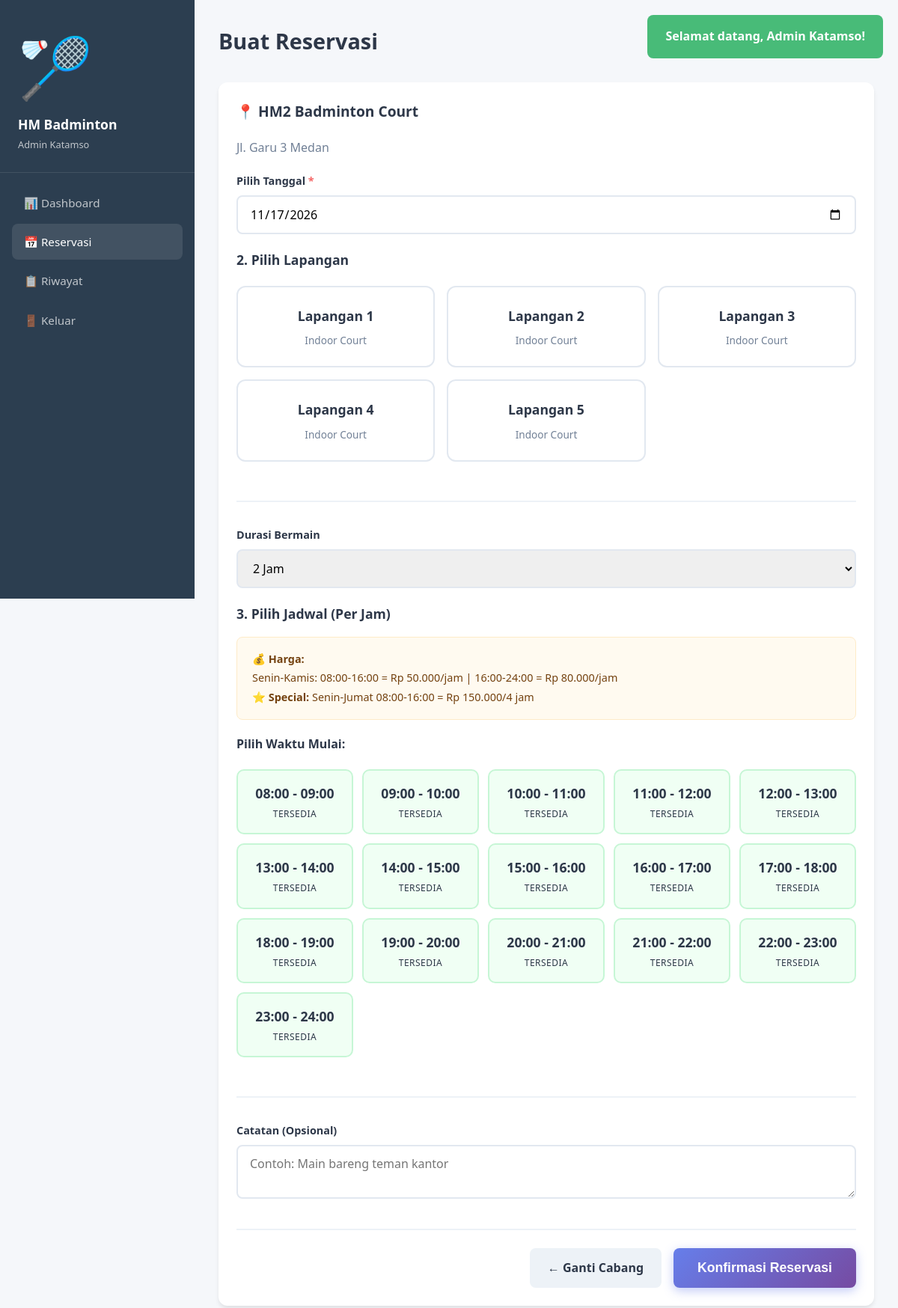
The app's page /reservasi.php?cabang=2 (signed in) with its own data.
### tables this page shows
CREATE TABLE IF NOT EXISTS cabang (
    id INT AUTO_INCREMENT PRIMARY KEY,
    nama VARCHAR(100) NOT NULL COMMENT 'Nama cabang',
    alamat VARCHAR(255) NOT NULL COMMENT 'Alamat lengkap cabang',
    jumlah_lapangan INT NOT NULL DEFAULT 0 COMMENT 'Jumlah lapangan di cabang',
    no_telepon VARCHAR(20) DEFAULT NULL COMMENT 'Nomor telepon cabang',
    created_at TIMESTAMP DEFAULT CURRENT_TIMESTAMP,
    
    INDEX idx_nama (nama)
);

CREATE TABLE IF NOT EXISTS lapangan (
    id INT AUTO_INCREMENT PRIMARY KEY,
    cabang_id INT NOT NULL COMMENT 'ID cabang pemilik lapangan',
    nama VARCHAR(50) NOT NULL COMMENT 'Nama lapangan (Lapangan 1, 2, dst)',
    tipe ENUM('indoor', 'outdoor') DEFAULT 'indoor' COMMENT 'Tipe lapangan',
    status ENUM('tersedia', 'perawatan', 'tidak_aktif') DEFAULT 'tersedia' COMMENT 'Status ketersediaan',
    
    FOREIGN KEY (cabang_id) REFERENCES cabang(id) ON DELETE CASCADE,
    INDEX idx_cabang (cabang_id),
    INDEX idx_status (status)
);

### functions.php (called while the page is built, shortened)
<?php
function getCabang() {
    $db = getDB();
    return $db->query("SELECT * FROM cabang ORDER BY id")->fetchAll(PDO::FETCH_ASSOC);
}
function getLapanganByCabang($cabang_id) {
    $db = getDB();
    $stmt = $db->prepare("SELECT * FROM lapangan WHERE cabang_id = ? AND status = 'tersedia'");
    $stmt->execute([$cabang_id]);
    return $stmt->fetchAll(PDO::FETCH_ASSOC);
}

### reservasi.php (the view, shortened to what this page needs)
<?php
require_once 'functions.php';
$cabang_id = isset($_GET['cabang']) ? (int)$_GET['cabang'] : 0;
$cabang = getCabang();
$selected_cabang = null;
$lapangan = [];
if ($cabang_id > 0) {
    foreach ($cabang as $c) {
        if ($c['id'] == $cabang_id) {
            $selected_cabang = $c;
            break;
        }
    }
    $lapangan = getLapanganByCabang($cabang_id);
}
require_once 'header.php';
?>
<div class="dashboard-layout">
    <aside class="sidebar">
        <div class="sidebar-brand">
            <span class="brand-icon">🏸</span>
            <div>
                <h3>HM Badminton</h3>
                <small><?php echo $_SESSION['nama']; ?></small>
            </div>
        </div>
        <nav class="sidebar-nav">
            <a href="dashboard.php" class="nav-item">📊 Dashboard</a>
            <a href="reservasi.php" class="nav-item active">📅 Reservasi</a>
            <a href="riwayat.php" class="nav-item">📋 Riwayat</a>
            <a href="logout.php" class="nav-item">🚪 Keluar</a>
        </nav>
    </aside>
    <main class="main-content">
        <header class="page-header">
            <h1>Buat Reservasi</h1>
        </header>
        <?php if (!$selected_cabang): ?>
        <div class="content-section">
            <h2>1. Pilih Cabang</h2>
            <div class="cabang-grid">
                <?php foreach ($cabang as $c): ?>
                <a href="reservasi.php?cabang=<?php echo $c['id']; ?>" class="cabang-card-link">
                    <div class="cabang-card">
                        <h3><?php echo $c['nama']; ?></h3>
                        <p class="cabang-alamat">📍 <?php echo $c['alamat']; ?></p>
                        <p class="cabang-lapangan"><?php echo $c['jumlah_lapangan']; ?> Lapangan Indoor</p>
                        <button class="btn btn-primary btn-full" style="margin-top:15px;">
                            Pilih Cabang Ini
                        </button>
                    </div>
                </a>
                <?php endforeach; ?>
            </div>
        </div>
        <?php else: ?>
        <div class="content-section">
            <h2>📍 <?php echo $selected_cabang['nama']; ?></h2>
            <p style="color:#718096; margin-bottom:20px;"><?php echo $selected_cabang['alamat']; ?></p>
            <form method="POST" action="reservasi.php?cabang=<?php echo $cabang_id; ?>">
                <div class="form-group">
                    <label>Pilih Tanggal <span class="required">*</span></label>
                    <input type="date" name="tanggal" required
                           min="<?php echo date('Y-m-d'); ?>"
                           value="<?php echo date('Y-m-d'); ?>">
                </div>
                <div class="form-section">
                    <h3>2. Pilih Lapangan</h3>
                    <div class="lapangan-grid">
                        <?php foreach ($lapangan as $l): ?>
                        <label class="lapangan-option">
                            <div class="lapangan-card">
                                <h4><?php echo $l['nama']; ?></h4>
                                <p>Indoor Court</p>
                            </div>
                        </label>
                        <?php endforeach; ?>
                    </div>
                </div>
                <div class="form-group">
                    <label>Durasi Bermain</label>
                    <select name="durasi" required>
                        <option value="2" selected>2 Jam</option>
                    </select>
                </div>
                <div class="form-section">
                    <h3>3. Pilih Jadwal (Per Jam)</h3>
                    <div class="info-harga">
                        <strong>💰 Harga:</strong><br>
                        <?php
                        $hari_ini = date('N');
                        if ($hari_ini >= 1 && $hari_ini <= 4) {
                            echo 'Senin-Kamis: 08:00-16:00 = Rp 50.000/jam | 16:00-24:00 = Rp 80.000/jam';
                        } else {
                            echo 'Jumat-Minggu & Tgl Merah: Rp 80.000/jam';
                        }
                        if ($cabang_id == 2) {
                            echo '<br><strong>⭐ Special:</strong> Senin-Jumat 08:00-16:00 = Rp 150.000/4 jam';
                        }
                        ?>
                    </div>
                    <label style="font-weight:600; margin-bottom:12px; display:block;">Pilih Waktu Mulai:</label>
                    <div class="jadwal-grid">
                        <?php
                        for ($i = 8; $i <= 23; $i++):
                            $jam_mulai = sprintf('%02d:00', $i);
                            $jam_selesai = sprintf('%02d:00', $i + 1);
                            $tersedia = true;
                        ?>
                        <label class="jadwal-slot <?php echo $tersedia ? 'tersedia' : 'booked'; ?>">
                            <span class="jadwal-slot-inner">
                                <span class="jam-display"><?php echo $jam_mulai; ?> - <?php echo $jam_selesai; ?></span>
                                <span class="status-display"><?php echo $tersedia ? 'Tersedia' : 'Booked'; ?></span>
                            </span>
                        </label>
                        <?php endfor; ?>
                    </div>
                </div>
                <div class="form-group">
                    <label>Catatan (Opsional)</label>
                    <textarea name="catatan" rows="2" placeholder="Contoh: Main bareng teman kantor"></textarea>
                </div>
                <div class="form-actions">
                    <a href="reservasi.php" class="btn btn-secondary">← Ganti Cabang</a>
                    <button type="submit" name="submit_reservasi" class="btn btn-primary btn-lg">
                        Konfirmasi Reservasi
                    </button>
                </div>
            </form>
        </div>
        <?php endif; ?>
    </main>
</div>
<?php require_once 'footer.php'; ?>

### style.css (style rules this page uses)
* { margin: 0; padding: 0; box-sizing: border-box; }
body { font-family: 'Segoe UI', Tahoma, Geneva, Verdana, sans-serif; background: #f5f7fa; color: #2d3748; line-height: 1.6; }
.brand-icon { font-size: 5em; margin-bottom: 20px; }
.form-group { margin-bottom: 20px; }
.form-group label { display: block; margin-bottom: 8px; font-weight: 600; color: #2d3748; font-size: 0.9em; }
.form-group input, .form-group select, .form-group textarea { width: 100%; padding: 12px 16px; border: 2px solid #e2e8f0; border-radius: 8px; font-size: 1em; transition: all 0.2s; font-family: inherit; }
.required { color: #f56565; }
.btn { display: inline-flex; align-items: center; justify-content: center; gap: 8px; padding: 12px 24px; border: none; border-radius: 8px; font-size: 1em; font-weight: 600; cursor: pointer; transition: all 0.2s; text-decoration: none; }
.btn-primary { background: linear-gradient(135deg, #667eea 0%, #764ba2 100%); color: white; box-shadow: 0 4px 14px rgba(102, 126, 234, 0.4); }
.btn-secondary { background: #edf2f7; color: #2d3748; }
.btn-lg { padding: 16px 32px; font-size: 1.1em; }
.dashboard-layout { display: flex; min-height: 100vh; }
.sidebar { width: 260px; background: #2c3e50; color: white; position: fixed; height: 100vh; overflow-y: auto; z-index: 100; }
.sidebar-brand { padding: 24px; border-bottom: 1px solid rgba(255,255,255,0.1); }
.sidebar-brand h3 { font-size: 1.1em; margin: 0; }
.sidebar-brand small { opacity: 0.7; font-size: 0.8em; }
.sidebar-nav { padding: 16px; display: flex; flex-direction: column; gap: 4px; }
.nav-item { display: flex; align-items: center; gap: 12px; padding: 12px 16px; color: rgba(255,255,255,0.7); text-decoration: none; border-radius: 8px; transition: all 0.2s; font-size: 0.95em; }
.nav-item:hover, .nav-item.active { background: rgba(255,255,255,0.1); color: white; }
.main-content { flex: 1; margin-left: 260px; padding: 32px; background: #f5f7fa; min-height: 100vh; }
.page-header { margin-bottom: 32px; }
.page-header h1 { font-size: 1.8em; font-weight: 700; color: #2d3748; }
.content-section { background: white; border-radius: 12px; padding: 24px; margin-bottom: 24px; box-shadow: 0 4px 6px -1px rgba(0,0,0,0.1); }
.content-section h2 { font-size: 1.2em; margin-bottom: 20px; color: #2d3748; }
.lapangan-grid { display: grid; grid-template-columns: repeat(auto-fit, minmax(200px, 1fr)); gap: 16px; margin: 20px 0; }
.lapangan-option { cursor: pointer; }
.lapangan-card { border: 2px solid #e2e8f0; border-radius: 12px; padding: 24px; text-align: center; transition: all 0.2s; background: white; }
.lapangan-card h4 { margin-bottom: 8px; color: #2d3748; font-size: 1.1em; }
.lapangan-card p { color: #718096; font-size: 0.85em; }
.info-harga { background: #fffaf0; border: 1px solid #feebc8; padding: 16px 20px; border-radius: 8px; margin-bottom: 20px; font-size: 0.9em; color: #744210; line-height: 1.8; }
.jadwal-grid { display: grid; grid-template-columns: repeat(auto-fill, minmax(140px, 1fr)); gap: 12px; margin: 20px 0; }
.jadwal-slot { position: relative; cursor: pointer; }
.jadwal-slot-inner { display: block; border: 2px solid #e2e8f0; border-radius: 10px; padding: 16px 12px; text-align: center; transition: all 0.2s; background: white; }
.jadwal-slot.tersedia .jadwal-slot-inner { border-color: #c6f6d5; background: #f0fff4; }
.jam-display { display: block; font-weight: 700; font-size: 1.1em; margin-bottom: 4px; }
.status-display { display: block; font-size: 0.75em; text-transform: uppercase; letter-spacing: 0.5px; }
.form-section { margin-bottom: 32px; padding-bottom: 32px; border-bottom: 2px solid #edf2f7; }
.form-section h3 { font-size: 1.1em; margin-bottom: 16px; color: #2d3748; font-weight: 700; }
.form-actions { display: flex; gap: 16px; justify-content: flex-end; margin-top: 32px; padding-top: 24px; border-top: 2px solid #edf2f7; }

### records on screen
cabang: nama "HM2 Badminton Court", alamat "Jl. Garu 3 Medan"
lapangan: nama "Lapangan 1"
lapangan: nama "Lapangan 2"
lapangan: nama "Lapangan 3"
lapangan: nama "Lapangan 4"
lapangan: nama "Lapangan 5"

### other values on screen
$flash['message'] "Selamat datang, Admin Katamso!"
$_SESSION['nama'] "Admin Katamso"
$jam_mulai "08:00"
$jam_selesai "09:00"
$jam_mulai "09:00"
$jam_selesai "10:00"
$jam_mulai "10:00"
$jam_selesai "11:00"
$jam_mulai "11:00"
$jam_selesai "12:00"
$jam_mulai "12:00"
$jam_selesai "13:00"
$jam_mulai "13:00"
$jam_selesai "14:00"
$jam_mulai "14:00"
